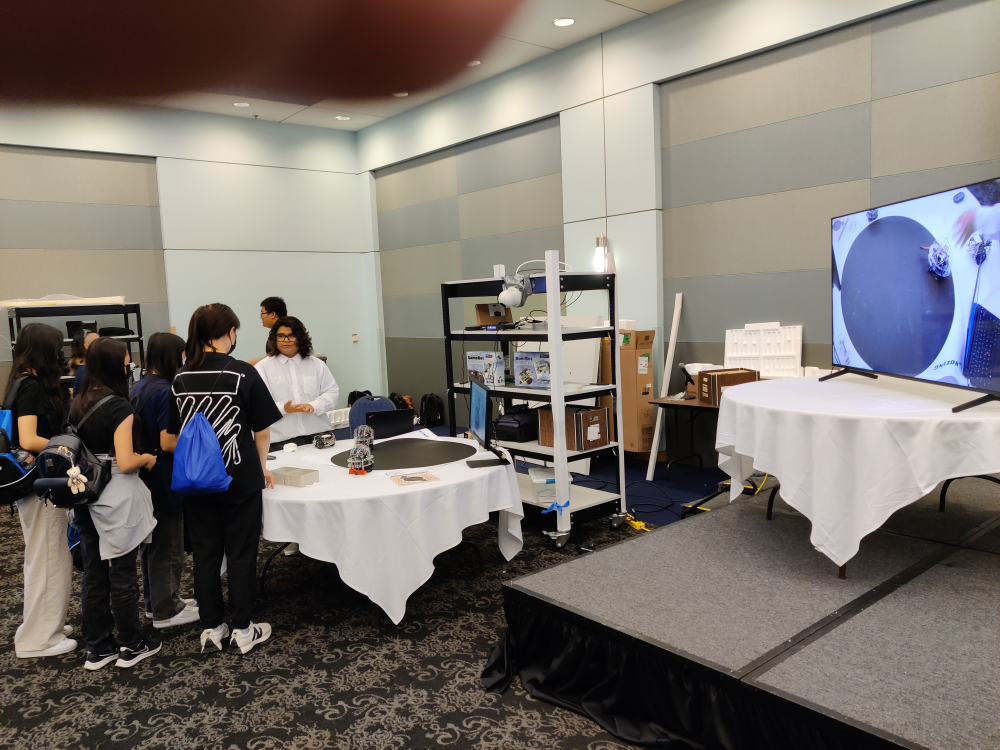
#> input picture boeing_day_2023_fall/IMG_20231021_095601.jpg, 4000 x 3000 px, given in place of the camera (shown at 1/4 size)
$ python main_demo.py
#> lines starting #> are read from the running program, lines starting #| are printed output that depends on the picture; after the words box and inside, x2 and y2 are one past the last pixel; in counts of white or black regions, pixels touching at a corner belong together
### code/stacking.py
import cv2
import numpy as np


def stack_images(scale, image_array):
    """
    This is legit copy and paste from a youtube video. Pretty much think of subplots but that actually works
    :param scale: how much to scale the image (vertical/Horizontal)
    :param image_array: An image
    :return: a subplot of images
    """
    # Getting the length of the row and column
    rows = len(image_array)
    cols = len(image_array[0])

    # Checking if there is any empty space in the row
    rows_available = isinstance(image_array[0], list)

    # Getting the shape size
    width = image_array[0][0].shape[1]
    height = image_array[0][0].shape[0]
    if rows_available:
        for x in range(0, rows):
            for y in range(0, cols):
                if image_array[x][y].shape[:2] == image_array[0][0].shape[:2]:
                    image_array[x][y] = cv2.resize(image_array[x][y], (0, 0), None, scale, scale)
                else:
                    image_array[x][y] = cv2.resize(image_array[x][y], (image_array[0][0].shape[1], image_array[0][0].shape[0]),
                                                   None, scale, scale)
                if len(image_array[x][y].shape) == 2: image_array[x][y] = cv2.cvtColor(image_array[x][y], cv2.COLOR_GRAY2BGR)
        image_blank = np.zeros((height, width, 3), np.uint8)
        hor = [image_blank] * rows
        hor_con = [image_blank] * rows
        for x in range(0, rows):
            hor[x] = np.hstack(image_array[x])
        ver = np.vstack(hor)
    else:
        for x in range(0, rows):
            if image_array[x].shape[:2] == image_array[0].shape[:2]:
                image_array[x] = cv2.resize(image_array[x], (0, 0), None, scale, scale)
            else:
                image_array[x] = cv2.resize(image_array[x], (image_array[0].shape[1], image_array[0].shape[0]), None, scale, scale)
            if len(image_array[x].shape) == 2: image_array[x] = cv2.cvtColor(image_array[x], cv2.COLOR_GRAY2BGR)
        hor = np.hstack(image_array)
        ver = hor
    return ver

### code/main_demo.py
import cv2
import numpy as np
from stacking import stack_images


class LiveCamera:
    # [29 lines left out: functions __init__, camera, not called in this run]

    def main(self):
        # Runs the camera function
        self.camera()


if __name__ == "__main__":
    # lc = LiveCamera
    # lc.main()

    # define a video capture object
    vid = cv2.VideoCapture(0)

    # An infinite loop
    while True:

        # Capture the video frame
        # by frame
        ret, frame = vid.read()
#> frame is the input picture: shape (3000, 4000, 3); mean B, G, R 109.5, 115, 122

        # Apply Grayscale, HSV, HSL, and CIE
        gray_frame = cv2.cvtColor(frame, cv2.COLOR_BGR2GRAY)
        hsv_frame = cv2.cvtColor(frame, cv2.COLOR_BGR2HSV)
#> hsv_frame: shape (3000, 4000, 3); mean H, S, V 34, 54.4, 126.4
        hsl_frame = cv2.cvtColor(frame, cv2.COLOR_BGR2HLS)
#> hsl_frame: shape (3000, 4000, 3); mean of channels 0, 1, 2 34, 115.9, 47.6
        cie_frame = cv2.cvtColor(frame, cv2.COLOR_BGR2Lab)
#> cie_frame: shape (3000, 4000, 3); mean of channels 0, 1, 2 121.2, 130.4, 132.2
        frame_canny = cv2.Canny(gray_frame, 50, 50)
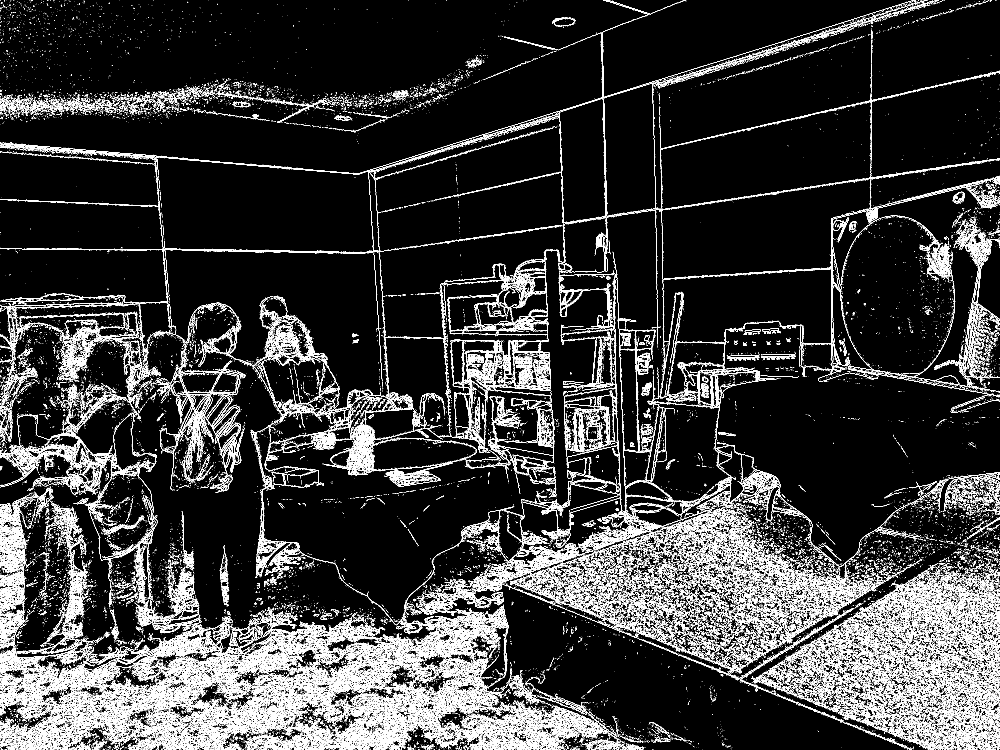
#> frame_canny: shape (3000, 4000) (shown at 1/4 size); 7.7% white in thin lines or dots

        # Applying Gaussian Blur
        blur_frame = cv2.GaussianBlur(gray_frame, (5, 5), 0)

        # Getting the threshold
        frame_threshold_ret, frame_threshold = cv2.threshold(gray_frame, thresh=127, maxval=255, type=cv2.THRESH_BINARY)
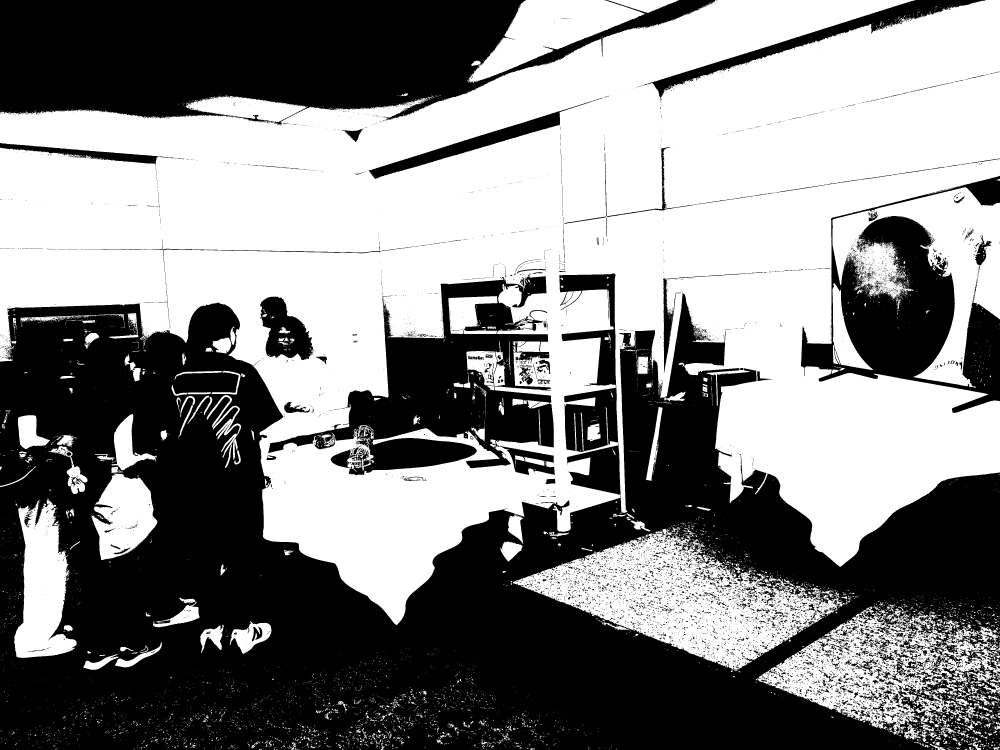
#> frame_threshold: shape (3000, 4000) (shown at 1/4 size); 52.3% white; 8803 black regions (7607 under 20 px)

        # Find the contours
        contours, hierarchy = cv2.findContours(frame_threshold, cv2.RETR_TREE, cv2.CHAIN_APPROX_SIMPLE)
#> contours = 20363 contours, 17940 with area under 20; largest, box (x1, y1, x2, y2) and area: (0, 0, 4000, 2500) 5673229, (1072, 1097, 2220, 1903) 409869, (2052, 2114, 3401, 2684) 336876, (3028, 2424, 4000, 2939) 244520, (3330, 749, 4000, 1550) 210122

        # Draw contours
        frame_copy = frame
        draw_contours = cv2.drawContours(frame_copy, contours, -1, (0,255,0), 3)
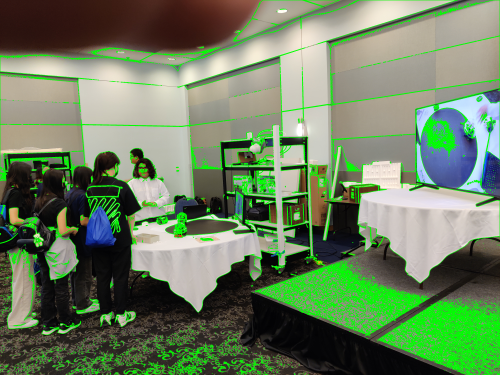
#> draw_contours: shape (3000, 4000, 3) (shown at 1/8 size); mean B, G, R 96.4, 128.3, 107.6


        # Applying histogram
        hsv_frame_split = cv2.split(hsv_frame)
        hsl_frame_split = cv2.split(hsl_frame)
        histo_range = (0, 256)
        accumulate_logic = False
        frame_height, frame_width, _ = frame.shape
        histo_size = 256
        bin_width = int(round(frame_width / histo_size))

        # Split channels
        h_frame_hsv = cv2.calcHist(hsv_frame_split, [0], None, [histo_size], histo_range, accumulate_logic)
#> h_frame_hsv = 256 values, max 687101 at index 11, min 0 at index 64, mean 46875
        s_frame_hsv = cv2.calcHist(hsv_frame_split, [1], None, [histo_size], histo_range, accumulate_logic)
#> s_frame_hsv = 256 values, max 385295 at index 0, min 58 at index 254, mean 46875
        v_frame_hsv = cv2.calcHist(hsv_frame_split, [2], None, [histo_size], histo_range, accumulate_logic)
#> v_frame_hsv = 256 values, max 157560 at index 8, min 743 at index 0, mean 46875
        h_frame_hsl = cv2.calcHist(hsl_frame_split, [0], None, [histo_size], histo_range, accumulate_logic)
#> h_frame_hsl = 256 values, max 758477 at index 22, min 0 at index 64, mean 46875
        s_frame_hsl = cv2.calcHist(hsl_frame_split, [1], None, [histo_size], histo_range, accumulate_logic)
#> s_frame_hsl = 256 values, max 170813 at index 7, min 236 at index 252, mean 46875
        l_frame_hsl = cv2.calcHist(hsl_frame_split, [2], None, [histo_size], histo_range, accumulate_logic)
#> l_frame_hsl = 256 values, max 385295 at index 0, min 0 at index 1, mean 46875

        # Normalization
        h_histo_hsv = cv2.normalize(h_frame_hsv, h_frame_hsv, alpha=0, beta=frame_height, norm_type=cv2.NORM_MINMAX)
#> h_histo_hsv = 256 values, max 3000 at index 11, min 0 at index 64, mean 204.7
        s_histo_hsv = cv2.normalize(s_frame_hsv, s_frame_hsv, alpha=0, beta=frame_height, norm_type=cv2.NORM_MINMAX)
#> s_histo_hsv = 256 values, max 3000 at index 0, min 1.49e-08 at index 254, mean 364.6
        v_histo_hsv = cv2.normalize(v_frame_hsv, v_frame_hsv, alpha=0, beta=frame_height, norm_type=cv2.NORM_MINMAX)
#> v_histo_hsv = 256 values, max 3000 at index 8, min -1.25e-07 at index 0, mean 882.5
        h_histo_hsl = cv2.normalize(h_frame_hsl, h_frame_hsl, alpha=0, beta=frame_height, norm_type=cv2.NORM_MINMAX)
#> h_histo_hsl = 256 values, max 3000 at index 22, min 0 at index 64, mean 185.4
        s_histo_hsl = cv2.normalize(s_frame_hsl, s_frame_hsl, alpha=0, beta=frame_height, norm_type=cv2.NORM_MINMAX)
#> s_histo_hsl = 256 values, max 3000 at index 7, min 2.01e-07 at index 252, mean 820.3
        l_histo_hsl = cv2.normalize(l_frame_hsl, l_frame_hsl, alpha=0, beta=frame_height, norm_type=cv2.NORM_MINMAX)
#> l_histo_hsl = 256 values, max 3000 at index 0, min 0 at index 1, mean 365

        # Black images
        blank_frame_one = np.zeros((frame_height, frame_width, 3), dtype=np.uint8)
        blank_frame_two = np.zeros((frame_height, frame_width, 3), dtype=np.uint8)

        # Apply color histogram
        for index in range(1, histo_size):
            # Create a line for HUE
            blank_frame_one = cv2.line(blank_frame_one,
                                       (bin_width * (index - 1),
                                        frame_height - int(h_histo_hsv[index - 1])),
                                       (bin_width * index,
                                        frame_height - int(h_histo_hsv[index])),
                                       (255, 0, 0),
                                       thickness=2)

            # Create a line for SATURATION
            blank_frame_one = cv2.line(blank_frame_one,
                                       (bin_width * (index - 1),
                                        frame_height - int(s_histo_hsv[index - 1])),
                                       (bin_width * index,
                                        frame_height - int(s_histo_hsv[index])),
                                       (0, 255, 0),
                                       thickness=2)

            # Create a line for VALUE
            blank_frame_one = cv2.line(blank_frame_one,
                                       (bin_width * (index - 1),
                                        frame_height - int(v_histo_hsv[index - 1])),
                                       (bin_width * index,
                                        frame_height - int(v_histo_hsv[index])),
                                       (0, 0, 255),
                                       thickness=2)

            # Create a line for HUE
            blank_frame_two = cv2.line(blank_frame_two,
                                       (bin_width * (index - 1),
                                        frame_height - int(h_histo_hsl[index - 1])),
                                       (bin_width * index,
                                        frame_height - int(h_histo_hsl[index])),
                                       (255, 0, 0),
                                       thickness=2)

            # Create a line for SATURATION
            blank_frame_two = cv2.line(blank_frame_two,
                                       (bin_width * (index - 1),
                                        frame_height - int(s_histo_hsl[index - 1])),
                                       (bin_width * index,
                                        frame_height - int(s_histo_hsl[index])),
                                       (0, 255, 0),
                                       thickness=2)

            # Create a line for LIGHTNESS
            blank_frame_two = cv2.line(blank_frame_two,
                                       (bin_width * (index - 1),
                                        frame_height - int(l_histo_hsl[index - 1])),
                                       (bin_width * index,
                                        frame_height - int(l_histo_hsl[index])),
                                       (0, 0, 255),
                                       thickness=2)
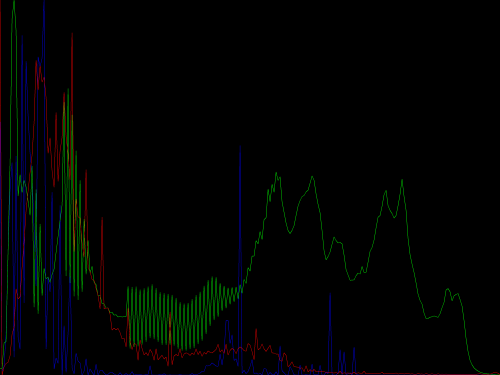
#> blank_frame_two: shape (3000, 4000, 3) (shown at 1/8 size); mean of channels 0, 1, 2 2.4, 3.2, 1.5; drawn as B, G, R

        # Stacking the images
        images_one = stack_images(0.7, ([hsv_frame, blank_frame_one], [hsl_frame, blank_frame_two]))
#> images_one: shape (4200, 5600, 3); mean H, S, V 18.2, 43.8, 44.1
        # images_two = stack_images(0.7, ([blank_frame_one], [blank_frame_two]))
        images = stack_images(0.7, ([frame, gray_frame], [hsv_frame, hsl_frame]))
        images_one = stack_images(0.7, ([hsv_frame, hsl_frame], [frame_threshold, frame_canny]))
#> images_one: shape (4200, 5600, 3); mean H, S, V 55.2, 80.7, 81.7
        images_two = stack_images(0.7, ([frame, gray_frame], [blur_frame, draw_contours]))
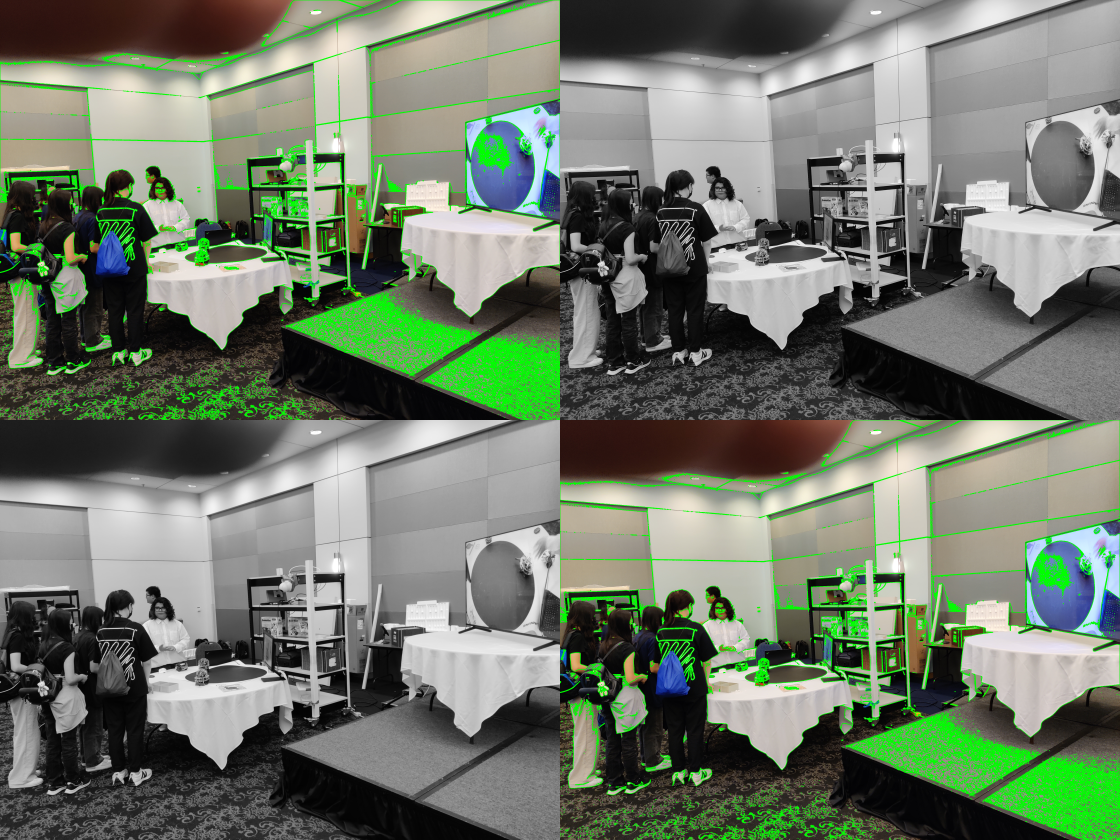
#> images_two: shape (4200, 5600, 3) (shown at 1/5 size); mean B, G, R 106.3, 122.3, 111.9


        # Display the resulting frame
        # cv2.imshow('HSV (top) vs HSL (bottom)', blank_frame_two)
        cv2.imshow('HSV (top) vs HSL (bottom)', images_one)

        # the 'q' button is set as the
        # quitting button you may use any
        # desired button of your choice
        if cv2.waitKey(1) & 0xFF == ord('q'):
#> (key q is pressed here)
            break

    # After the loop release the cap object
    vid.release()
    # Destroy all the windows
    cv2.destroyAllWindows()
